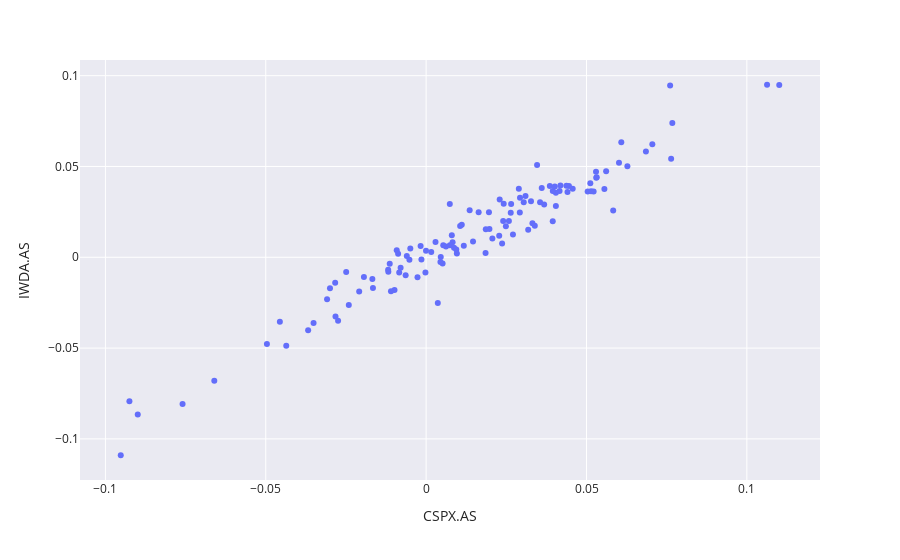

The notebook cell this image was saved under:
### Code cell
ETFs_ret = ETFs_mensal.pct_change()

# Fazer scatter plot
fig = px.scatter(ETFs_ret, x=tickers[0], y=tickers[1])

# Acrescentar tema
fig = fig.update_layout(template='seaborn')

fig.show()
